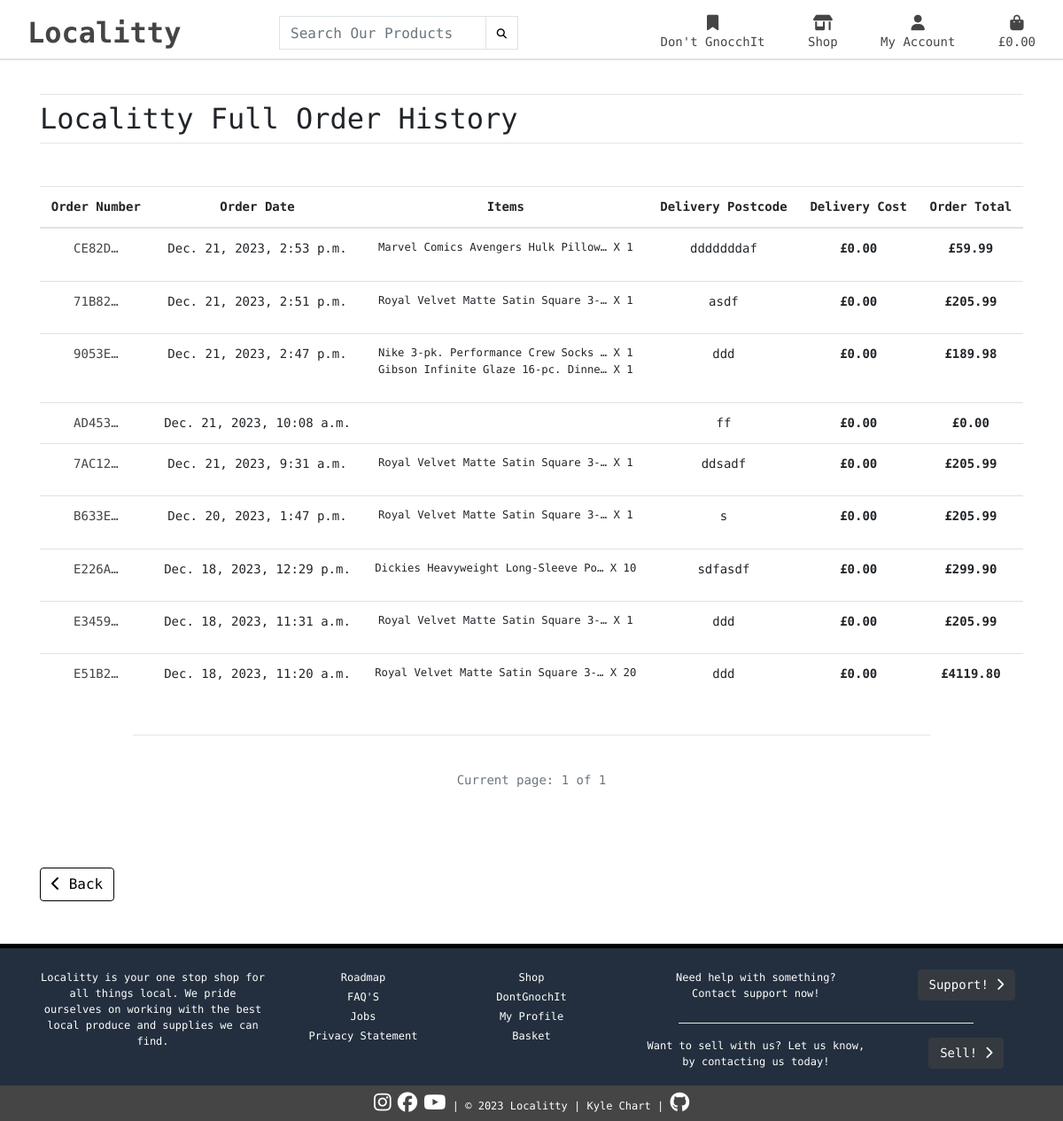
Before: /profile/order-history/ (signed in) with the older database file.
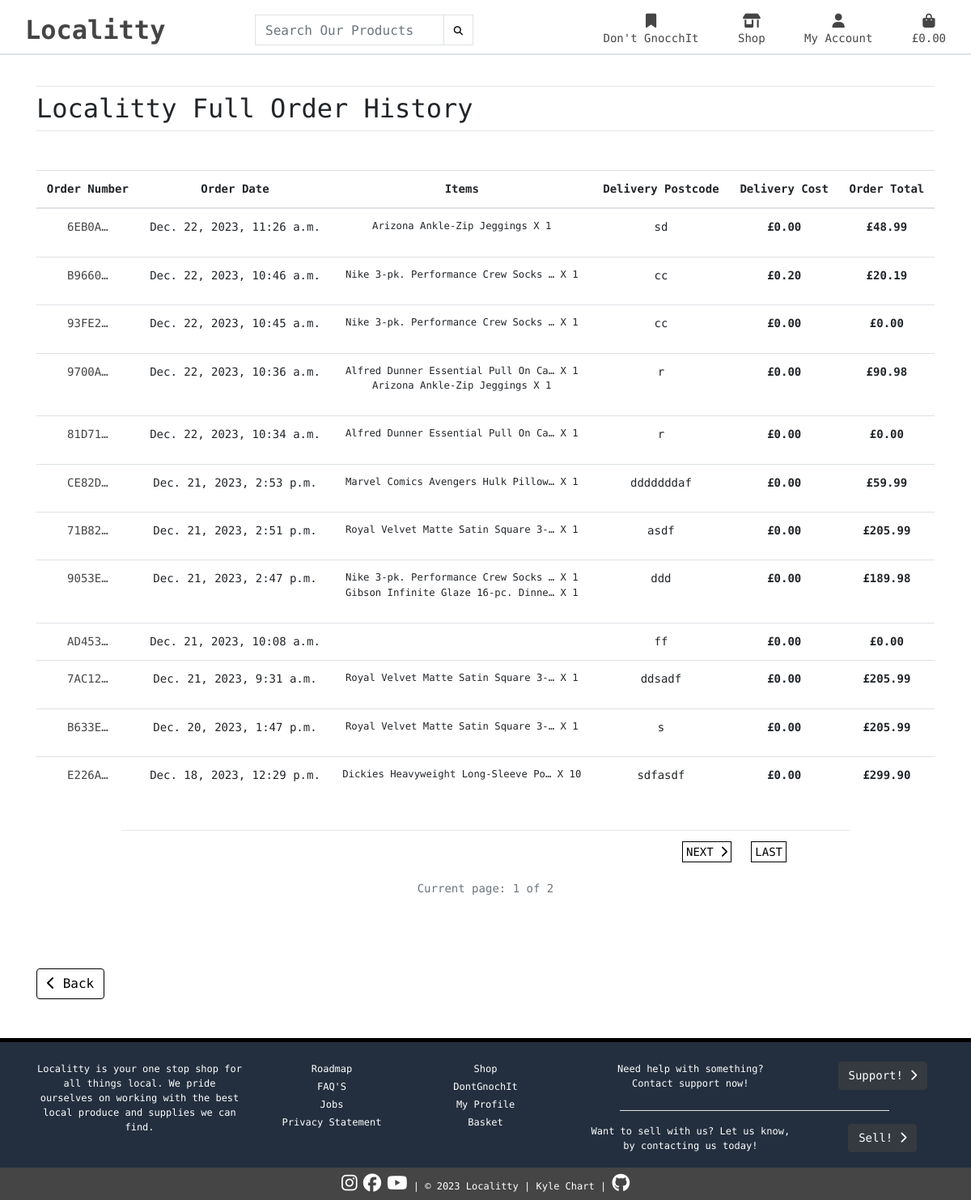
After: the same page with the newer database file.
### checkout/models.py (models this page shows, shortened)
class Order(models.Model):
    order_number = models.CharField(max_length=32, null=False, editable=False)
    user_profile = models.ForeignKey(
        UserProfile, on_delete=models.SET_NULL, null=True, blank=True, related_name='orders')
    full_name = models.CharField(max_length=50, null=False, blank=False)
    email = models.EmailField(max_length=254, blank=False, null=False)
    phone_number = models.CharField(max_length=20, null=False, blank=False)
    country = CountryField(blank_label='Country *', null=False, blank=False)
    postcode = models.CharField(max_length=20, null=True, blank=True)
    town_or_city = models.CharField(max_length=40, null=False, blank=False)
    street_address1 = models.CharField(max_length=80, null=False, blank=False)
    street_address2 = models.CharField(max_length=80, null=True, blank=True)
    county = models.CharField(max_length=80, null=True, blank=True)
    date = models.DateTimeField(auto_now_add=True)
    delivery_cost = models.DecimalField(
        max_digits=6, decimal_places=2, null=False, default=0)
    order_total = models.DecimalField(
        max_digits=10, decimal_places=2, null=False, default=0)
    grand_total = models.DecimalField(
        max_digits=10, decimal_places=2, null=False, default=0)
    original_bag = models.TextField(null=False, blank=False, default='')
    stripe_pid = models.CharField(
        max_length=254, null=False, blank=False, default='')
    class Meta:
        verbose_name_plural = 'Order'

class NewItem(models.Model):
    order = models.ForeignKey(
        Order, null=False, blank=False, on_delete=models.CASCADE, related_name='newitem')
    product = models.ForeignKey(
        Product, null=False, blank=False, on_delete=models.CASCADE)
    quantity = models.IntegerField(null=False, blank=False, default=0)
    newitem_total = models.DecimalField(
        max_digits=6, decimal_places=2, null=False, blank=False, editable=False)
    class Meta:
        verbose_name_plural = 'New Item'

### products/models.py (models this page shows)
class Product(models.Model):
    category = models.ForeignKey(
        'Category', null=True, blank=True, on_delete=models.SET_NULL)
    sku = models.CharField(max_length=254, blank=True, null=True)
    name = models.CharField(max_length=180, null=True, blank=True)
    description = models.TextField()
    rating = models.DecimalField(max_digits=6, decimal_places=2)
    price = models.DecimalField(max_digits=6, decimal_places=2)
    image_url = models.URLField(max_length=1024, blank=True, null=True)
    image = models.ImageField(blank=True, null=True)
    class Meta:
        verbose_name_plural = 'Products'

### profiles/views.py (the view)
# urls.py: path('order-history/', views.renderfullhistory, name='order_history'),
@login_required
def renderfullhistory(request,):
    if not request.user.is_superuser:
        messages.error(
            request, f'Sorry, you dont have access to view this page.')
        return redirect('home')
    profile = get_object_or_404(UserProfile, user=request.user)
    orders = profile.orders.all().order_by('-date')
    admin_order = Order.objects.all().order_by('-date')
    p = Paginator(orders, 6)
    page = request.GET.get('page')
    p_a = Paginator(admin_order, 12)
    page_a = request.GET.get('page')
    paginate = p.get_page(page)
    paginate_a = p_a.get_page(page_a)
    template = 'full_history.html'
    context = {
        'user': profile,
        'paginate': paginate,
        'paginate_a': paginate_a,
        'from_admin': True
    }
    return render(request, template, context)

### profiles/templates/full_history.html (shortened to what this page needs)
{% extends "base.html" %}
{% load static %}
{% block pageheader %}
    <div class="container header-container">
    </div>
{% endblock %}
{% block content %}
{% if from_admin %}
<div class="container">
    <div class="row">
        <div class="col">
            <hr class="mb-2">
                <h2 class="page-title">Localitty Full Order History</h2>
            <hr class="mt-2">
        </div>
    </div>
    <div class="row mt-3 text-center">
        <div class="col-12 mt-3">
            <div class="table-responsive">
                <table class="table table-lg order-history">
                    <thead>
                        <tr>
                            <th>Order Number</th>
                            <th>Order Date</th>
                            <th>Items</th>
                            <th>Delivery Postcode</th>
                            <th>Delivery Cost</th>
                            <th>Order Total</th>
                        </tr>
                    </thead>
                    <tbody>
                        {% for orders in paginate_a %}
                            <tr>
                                <td>
                                    <a href="{% url 'order_confirmation' orders.order_number %}" aria-label="Opens a confirmation page for the selected order" class="user-history" title="{{ order.order_number }}">{{ orders.order_number|truncatechars:6 }}</a>
                                </td>
                                <td>{{ orders.date }}</td>
                                <td>
                                    <ul class="list-unstyled">
                                        {% for item in orders.newitem.all %}
                                            <li class="small">
                                                {{ item.product.name|truncatechars:35 }} X {{ item.quantity }}
                                            </li>
                                        {% endfor %}
                                    </ul>
                                </td>
                                <td>{{ orders.postcode }}</td>
                                <td><strong>£{{ orders.delivery_cost }}</strong></td>
                                <td><strong>£{{ orders.grand_total }}</strong></td>
                            </tr>
                        {% endfor %}
                    </tbody>
                </table>
           </div>
        </div>
    </div>
</div>
<hr class="w-75">
<div class="row text-center">
    <div class="col-6">
    </div>
    <div class="col-6 align-self-end">
        {% if paginate_a.has_next %}
        <div class="col-12 mr-5">
            <a href="?page={{paginate_a.next_page_number}}" class="btn-paginate p-1 mr-3">NEXT <i class="fas fa-chevron-right"></i></a>
            <a href="?page={{paginate_a.paginator.num_pages}}" class="btn-paginate p-1">LAST</a>
        </div>
        {% endif %}
    </div>
</div>
<div class="row">
    <div class="col-12 text-center mt-4">
        <p class="text-muted">Current page: {{ paginate_a.number }} of {{ paginate_a.paginator.num_pages }}</p>
    </div>
</div>
<div class="row mt-4 mb-5">
    <div class="container mt-5">
        <a href="{% url 'profile' %}" aria-label="Send the user back to the profiles page" class="btn btn-outline-black"><i class="fas fa-chevron-left"></i> Back</a>
    </div>
</div>
{% endif %}
{% endblock %}

Changed rows visible on the page:
no longer on this page (row unchanged): Order: order_number "E3459…", date "Dec. 18, 2023, 11:31 a.m.", postcode "ddd", delivery_cost "0.00", grand_total "205.99"
no longer on this page (row unchanged): NewItem: product.name "Royal Velvet Matte Satin Square 3-…", quantity "1", shown under "E3459…"
no longer on this page (row unchanged): Order: order_number "E51B2…", date "Dec. 18, 2023, 11:20 a.m.", postcode "ddd", delivery_cost "0.00", grand_total "4119.80"
no longer on this page (row unchanged): NewItem: product.name "Royal Velvet Matte Satin Square 3-…", quantity "20", shown under "E51B2…"
added Order: order_number "6EB0A…", date "Dec. 22, 2023, 11:26 a.m.", postcode "sd", delivery_cost "0.00", grand_total "48.99"
added NewItem: product.name "Arizona Ankle-Zip Jeggings", quantity "1", shown under "6EB0A…"
added Order: order_number "B9660…", date "Dec. 22, 2023, 10:46 a.m.", postcode "cc", delivery_cost "0.20", grand_total "20.19"
added NewItem: product.name "Nike 3-pk. Performance Crew Socks …", quantity "1", shown under "B9660…"
added Order: order_number "93FE2…", date "Dec. 22, 2023, 10:45 a.m.", postcode "cc", delivery_cost "0.00", grand_total "0.00"
added NewItem: product.name "Nike 3-pk. Performance Crew Socks …", quantity "1", shown under "93FE2…"
added Order: order_number "9700A…", date "Dec. 22, 2023, 10:36 a.m.", postcode "r", delivery_cost "0.00", grand_total "90.98"
added NewItem: product.name "Alfred Dunner Essential Pull On Ca…", quantity "1", shown under "9700A…"
added NewItem: product.name "Arizona Ankle-Zip Jeggings", quantity "1", shown under "9700A…"
added Order: order_number "81D71…", date "Dec. 22, 2023, 10:34 a.m.", postcode "r", delivery_cost "0.00", grand_total "0.00"
added NewItem: product.name "Alfred Dunner Essential Pull On Ca…", quantity "1", shown under "81D71…"
Other visible differences:
{{ paginate_a.paginator.num_pages }}: "1" → "2"
text now shown: "NEXT LAST"
